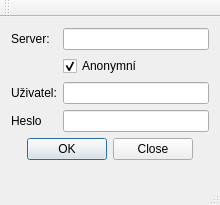
<?xml version="1.0" encoding="UTF-8"?>
<ui version="4.0">
 <class>MainWindow</class>
 <widget class="QMainWindow" name="MainWindow">
  <property name="geometry">
   <rect>
    <x>0</x>
    <y>0</y>
    <width>220</width>
    <height>205</height>
   </rect>
  </property>
  <property name="windowTitle">
   <string>MainWindow</string>
  </property>
  <widget class="QWidget" name="centralWidget">
   <layout class="QFormLayout" name="formLayout">
    <property name="fieldGrowthPolicy">
     <enum>QFormLayout::ExpandingFieldsGrow</enum>
    </property>
    <item row="0" column="0">
     <widget class="QLabel" name="label">
      <property name="text">
       <string>Server:</string>
      </property>
     </widget>
    </item>
    <item row="0" column="1">
     <widget class="QLineEdit" name="serverAddress"/>
    </item>
    <item row="1" column="1">
     <widget class="QCheckBox" name="anonymousConnection">
      <property name="text">
       <string>Anonymní</string>
      </property>
      <property name="checked">
       <bool>true</bool>
      </property>
     </widget>
    </item>
    <item row="2" column="0">
     <widget class="QLabel" name="label_2">
      <property name="text">
       <string>Uživatel:</string>
      </property>
     </widget>
    </item>
    <item row="2" column="1">
     <widget class="QLineEdit" name="user"/>
    </item>
    <item row="3" column="0">
     <widget class="QLabel" name="label_3">
      <property name="text">
       <string>Heslo</string>
      </property>
     </widget>
    </item>
    <item row="3" column="1">
     <widget class="QLineEdit" name="password">
      <property name="echoMode">
       <enum>QLineEdit::Password</enum>
      </property>
     </widget>
    </item>
    <item row="5" column="0" colspan="2">
     <widget class="QDialogButtonBox" name="buttonBox">
      <property name="standardButtons">
       <set>QDialogButtonBox::Close|QDialogButtonBox::Ok</set>
      </property>
      <property name="centerButtons">
       <bool>true</bool>
      </property>
     </widget>
    </item>
    <item row="6" column="0" colspan="2">
     <widget class="QLabel" name="statusLabel">
      <property name="text">
       <string/>
      </property>
     </widget>
    </item>
   </layout>
  </widget>
  <widget class="QMenuBar" name="menuBar">
   <property name="geometry">
    <rect>
     <x>0</x>
     <y>0</y>
     <width>220</width>
     <height>20</height>
    </rect>
   </property>
  </widget>
  <widget class="QToolBar" name="mainToolBar">
   <attribute name="toolBarArea">
    <enum>TopToolBarArea</enum>
   </attribute>
   <attribute name="toolBarBreak">
    <bool>false</bool>
   </attribute>
  </widget>
  <widget class="QStatusBar" name="statusBar">
   <property name="minimumSize">
    <size>
     <width>10</width>
     <height>10</height>
    </size>
   </property>
   <property name="cursor">
    <cursorShape>PointingHandCursor</cursorShape>
   </property>
  </widget>
 </widget>
 <layoutdefault spacing="6" margin="11"/>
 <resources/>
 <connections/>
</ui>
